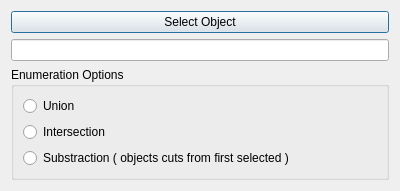
<?xml version="1.0" encoding="UTF-8"?>
<ui version="4.0">
    <class>MeshBoolTaskPanel</class>
    <widget class="QDialog" name="MeshBoolTaskPanel">
        
        <property name="geometry">
            <rect>
                <x>0</x>
                <y>0</y>
                <width>400</width>
                <height>150</height>
            </rect>
        </property>
        
        <property name="windowTitle">
                <string>Bool Node Properties</string>
        </property>
        
        <layout class="QVBoxLayout" name="verticalLayout">
            <item>
                <widget class="QPushButton" name="ObjectSelection">
                    <property name="text">
                        <string>Select Object</string>
                    </property>
                </widget>
            </item>
            <item>
                <widget class="QLineEdit" name="ObjectNames"/>
            </item>

            
            <item>
                <widget class="QGroupBox" name="OperationEnum">
                                        
                    <property name="title">
                        <string>Enumeration Options</string>
                    </property>
                    <layout class="QVBoxLayout" name="verticalLayout_2">
                        <item>
                            <widget class="QRadioButton" name="Union">
                                <property name="text">
                                    <string>Union</string>
                                </property>
                            </widget>
                        </item>
                        <item>
                            <widget class="QRadioButton" name="Intersection">
                                <property name="text">
                                    <string>Intersection</string>
                                </property>
                            </widget>
                        </item>
                        <item>
                            <widget class="QRadioButton" name="Substraction">
                                <property name="text">
                                    <string>Substraction ( objects cuts from first selected )</string>
                                </property>
                            </widget>
                        </item>
                    </layout>
                </widget>
            </item>
        </layout>
        
    </widget>
    
    <resources/>
    <connections/>
</ui>
